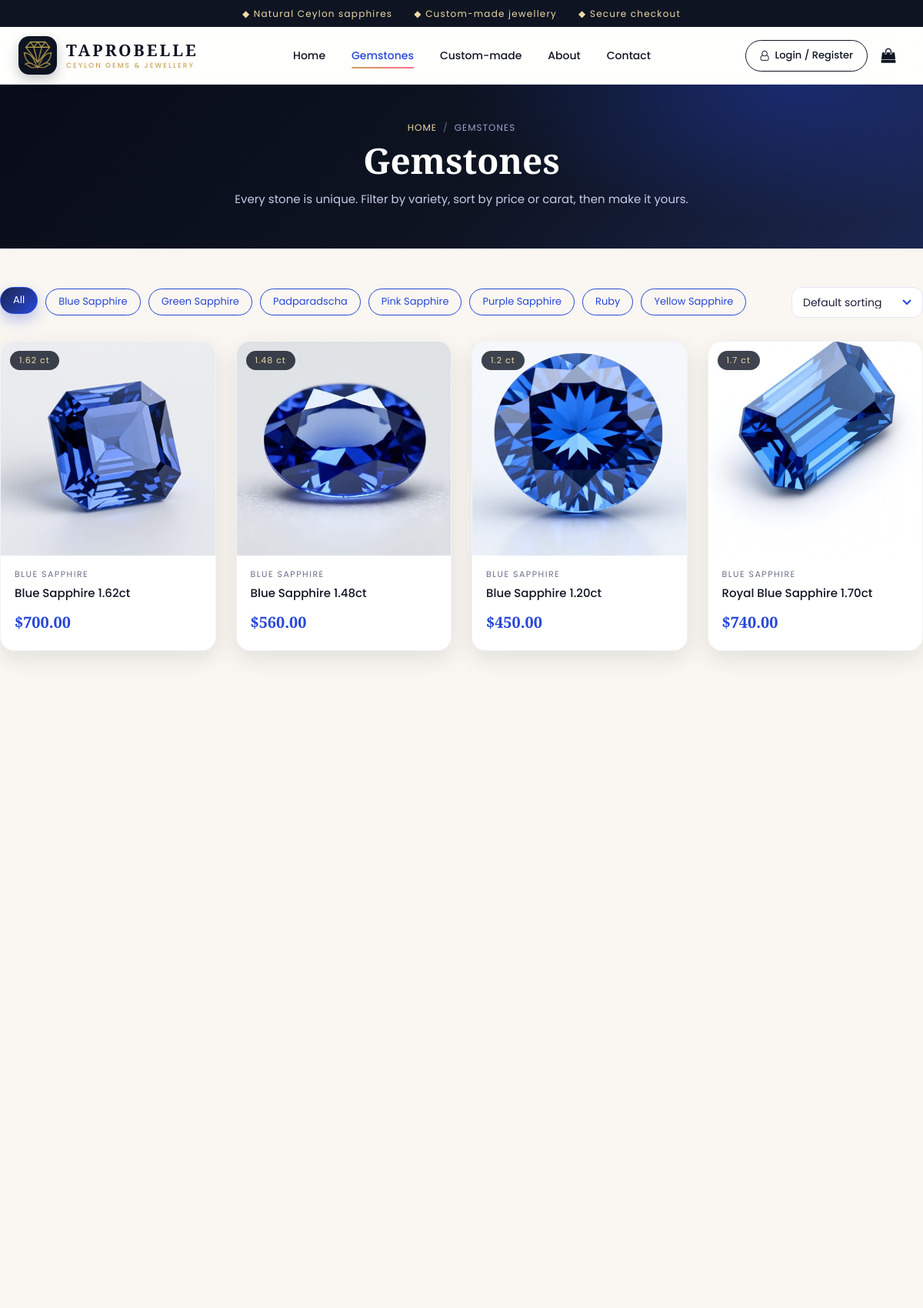
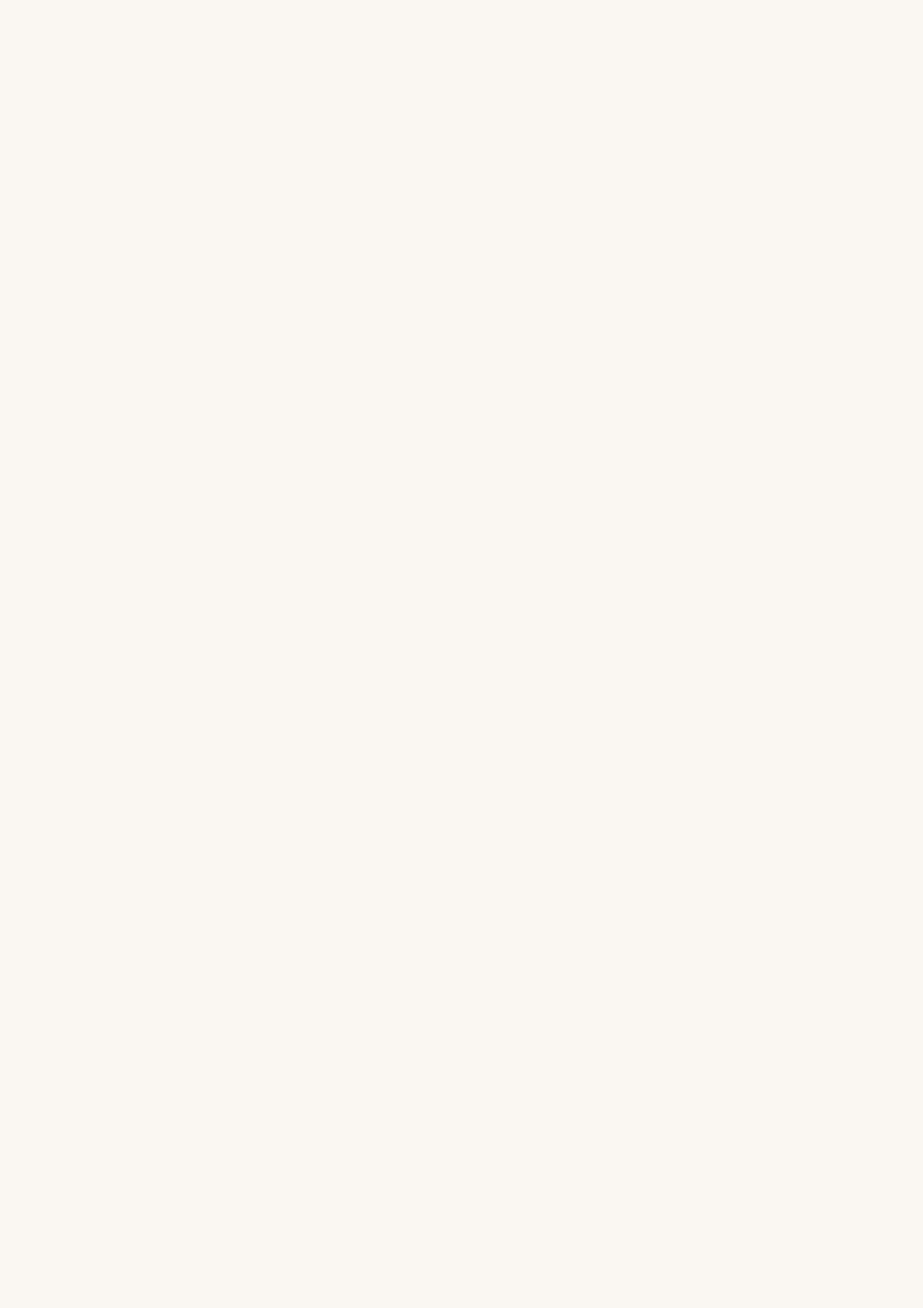
Page /gemstones.php (upper part) on the committed database (2 pictures, top to bottom).
### tables this page shows
CREATE TABLE products (
  id INT AUTO_INCREMENT PRIMARY KEY,
  kind ENUM('gem','jewellery') NOT NULL,
  category VARCHAR(60) NOT NULL,
  name VARCHAR(150) NOT NULL,
  carat DECIMAL(5,2) NULL,
  price DECIMAL(10,2) NOT NULL,             
  image VARCHAR(200) NOT NULL,
  gallery TEXT NULL,                        
  description TEXT NULL,
  stock INT NOT NULL DEFAULT 1,
  jewellery_type VARCHAR(20) NULL,
  metal_code VARCHAR(20) NULL,
  is_active TINYINT(1) NOT NULL DEFAULT 1,
  created_at TIMESTAMP DEFAULT CURRENT_TIMESTAMP,
  INDEX (kind), INDEX (category)
);

### includes/bootstrap.php (called while the page is built, shortened)
<?php
function db(): PDO {
    static $pdo = null;
    if ($pdo === null) {
        try {
            $pdo = new PDO(
                'mysql:host=' . DB_HOST . ';dbname=' . DB_NAME . ';charset=utf8mb4',
                DB_USER, DB_PASS,
                [PDO::ATTR_ERRMODE => PDO::ERRMODE_EXCEPTION,
                 PDO::ATTR_DEFAULT_FETCH_MODE => PDO::FETCH_ASSOC,
                 PDO::ATTR_EMULATE_PREPARES => false]
            );
        } catch (PDOException $e) {
            http_response_code(500);
            die('Database connection failed. Is MySQL running in XAMPP and did you import database/taprobellelk.sql?');
        }
    }
    return $pdo;
}
require_once __DIR__ . '/functions.php';

### includes/functions.php (the view, shortened to what this page needs)
<?php
function e($s): string { return htmlspecialchars((string)$s, ENT_QUOTES, 'UTF-8'); }
function money($n): string { return '$' . number_format((float)$n, 2); }
function url(string $path = ''): string { return BASE_URL . '/' . ltrim($path, '/'); }
function img(string $file): string { return url('Images/' . rawurlencode($file)); }
function current_user(): ?array {
    static $u = false;
    if ($u === false) {
        $u = null;
    }
    return $u;
}
function product_card(array $p): string {
    $link = url('product.php?id=' . (int)$p['id']);
    if ($p['kind'] === 'gem') $tag = $p['carat'] ? rtrim(rtrim(number_format((float)$p['carat'], 2), '0'), '.') . ' ct' : 'Natural';
    else $tag = $p['metal_code'] === 'silver' ? 'Silver' : strtoupper($p['metal_code']) . ' Gold';
    $out = '<div><div class="p-card">'
         . '<a class="p-img" href="' . e($link) . '"><span class="p-tag">' . e($tag) . '</span>'
         . '<img src="' . e(img($p['image'])) . '" alt="' . e($p['name']) . '" loading="lazy">'
         . '<span class="p-view">View details &#8594;</span></a>'
         . '<div class="p-body"><span class="p-cat">' . e($p['category']) . '</span>'
         . '<h4><a href="' . e($link) . '">' . e($p['name']) . '</a></h4>'
         . '<p class="p-price">' . money($p['price']) . '</p></div>';
    return $out . '</div></div>';
}
function products_where(string $where, array $params = [], string $order = 'id'): array {
    $st = db()->prepare("SELECT * FROM products WHERE is_active = 1 AND $where ORDER BY $order");
    $st->execute($params);
    return $st->fetchAll();
}
function page_banner(string $title, array $crumbs = [], string $sub = ''): string {
    $h = '<section class="page-banner"><div class="container"><div class="crumbs"><a href="' . e(url('index.php')) . '">Home</a>';
    $h .= '<span>/</span>' . e($title) . '</div><h1>' . e($title) . '</h1>';
    if ($sub !== '') $h .= '<p>' . e($sub) . '</p>';
    return $h . '</div></section>';
}

### includes/header.php (shortened to what this page needs)
<?php
require_once __DIR__ . '/bootstrap.php';
$user = current_user();
?>
<!DOCTYPE html>
<html lang="en">
<head>
    <link rel="stylesheet" href="https://stackpath.bootstrapcdn.com/font-awesome/4.7.0/css/font-awesome.min.css">
    <link rel="stylesheet" href="<?= url('assets/site.css') ?>">
</head>
<body>
<header class="site-header">
    <div class="topbar"><span>&#9670; Natural Ceylon sapphires</span><span>&#9670; Custom-made jewellery</span><span>&#9670; Secure checkout</span></div>
    <div class="site-nav" id="siteNav">
        <div class="container nav-inner">
            <a class="brand" href="<?= url('index.php') ?>" aria-label="<?= e(SITE_NAME) ?> home">
                <img class="brand-mark" src="<?= img('logo-mark.png') ?>" alt="">
                <span class="brand-text">TAPROBELLE<small>Ceylon Gems &amp; Jewellery</small></span>
            </a>
            <nav id="mainNav">
                <ul id="MenuItems">
                    <li><a href="<?= url('index.php') ?>">Home</a></li>
                    <li><a href="<?= url('gemstones.php') ?>">Gemstones</a></li>
                    <li><a href="<?= url('custom_made.php') ?>">Custom-made</a></li>
                    <li><a href="<?= url('about.php') ?>">About</a></li>
                    <li><a href="<?= url('contact.php') ?>">Contact</a></li>
                </ul>
            </nav>
            <div class="nav-actions">
                <?php if ($user): ?>
                <div class="user-menu" id="userMenu">
                    <button class="user-btn" type="button" aria-haspopup="true"><span class="avatar"><?= e(mb_substr($user['username'], 0, 1)) ?></span><?= e($user['username']) ?> <i class="fa fa-angle-down"></i></button>
                    <div class="user-dd">
                        <?php if ($user['is_admin']): ?><a href="<?= url('admin/index.php') ?>"><i class="fa fa-tachometer"></i> Admin dashboard</a><?php endif; ?>
                        <a href="<?= url('orders.php') ?>"><i class="fa fa-shopping-bag"></i> My orders</a>
                        <a href="<?= url('cart.php') ?>"><i class="fa fa-shopping-cart"></i> My cart</a>
                        <hr>
                        <a href="<?= url('logout.php') ?>"><i class="fa fa-sign-out"></i> Logout</a>
                    </div>
                </div>
                <?php else: ?>
                <a class="login-link" href="<?= url('account.php') ?>"><i class="fa fa-user-o"></i> <span>Login / Register</span></a>
                <?php endif; ?>
                <a href="<?= url('cart.php') ?>" class="icon-btn cart-link" title="Cart" aria-label="Cart">
                    <i class="fa fa-shopping-bag"></i>
                </a>
            </div>
        </div>
    </div>
</header>
<main>

### gemstones.php (shortened to what this page needs)
<?php
require __DIR__ . '/includes/header.php';
$cats = db()->query("SELECT DISTINCT category FROM products WHERE is_active=1 AND kind='gem' ORDER BY category")->fetchAll(PDO::FETCH_COLUMN);
$cat  = $_GET['cat'] ?? '';
$sort = $_GET['sort'] ?? '';
$orders = ['price_asc' => 'price ASC', 'price_desc' => 'price DESC', 'carat' => 'carat DESC', '' => 'id'];
$order  = $orders[$sort] ?? 'id';
if ($cat !== '' && in_array($cat, $cats, true)) $gems = products_where("kind='gem' AND category = ?", [$cat], $order);
else { $cat = ''; $gems = products_where("kind='gem'", [], $order); }
echo page_banner('Gemstones', [], 'Every stone is unique. Filter by variety, sort by price or carat, then make it yours.');
?>
<div class="container page-body">
    <div class="filter-bar">
        <div class="chips">
            <a href="<?= url('gemstones.php' . ($sort ? '?sort=' . urlencode($sort) : '')) ?>" class="<?= $cat === '' ? 'active' : '' ?>">All</a>
            <?php foreach ($cats as $c): ?>
            <a href="<?= url('gemstones.php?cat=' . urlencode($c) . ($sort ? '&sort=' . urlencode($sort) : '')) ?>" class="<?= $cat === $c ? 'active' : '' ?>"><?= e($c) ?></a>
            <?php endforeach; ?>
        </div>
        <form method="get" id="sortForm">
            <select name="sort" onchange="this.form.submit()" aria-label="Sort">
                <option value="">Default sorting</option>
            </select>
        </form>
    </div>
    <div class="prod-row"><?php foreach ($gems as $p) echo product_card($p); ?></div>
    <div class="prod-row"><?php foreach (products_where("kind='jewellery'") as $p) echo product_card($p); ?></div>
</div>
<?php require __DIR__ . '/includes/footer.php'; ?>

### includes/footer.php (shortened to what this page needs)
</main>
</body>
</html>

### rows in the picture
products: carat "1.62 ct", image (picture), category "BLUE SAPPHIRE", name "Blue Sapphire 1.62ct", price "$700.00"
products: carat "1.48 ct", image (picture), category "BLUE SAPPHIRE", name "Blue Sapphire 1.48ct", price "$560.00"
products: carat "1.2 ct", image (picture), category "BLUE SAPPHIRE", name "Blue Sapphire 1.20ct", price "$450.00"
products: carat "1.7 ct", image (picture), category "BLUE SAPPHIRE", name "Royal Blue Sapphire 1.70ct", price "$740.00"

### other values in the picture
$title "GEMSTONES"
$title "Gemstones"
$sub "Every stone is unique. Filter by variety, sort by price or carat, then make it yours."
$c "Blue Sapphire"
$c "Green Sapphire"
$c "Padparadscha"
$c "Pink Sapphire"
$c "Purple Sapphire"
$c "Ruby"
$c "Yellow Sapphire"
